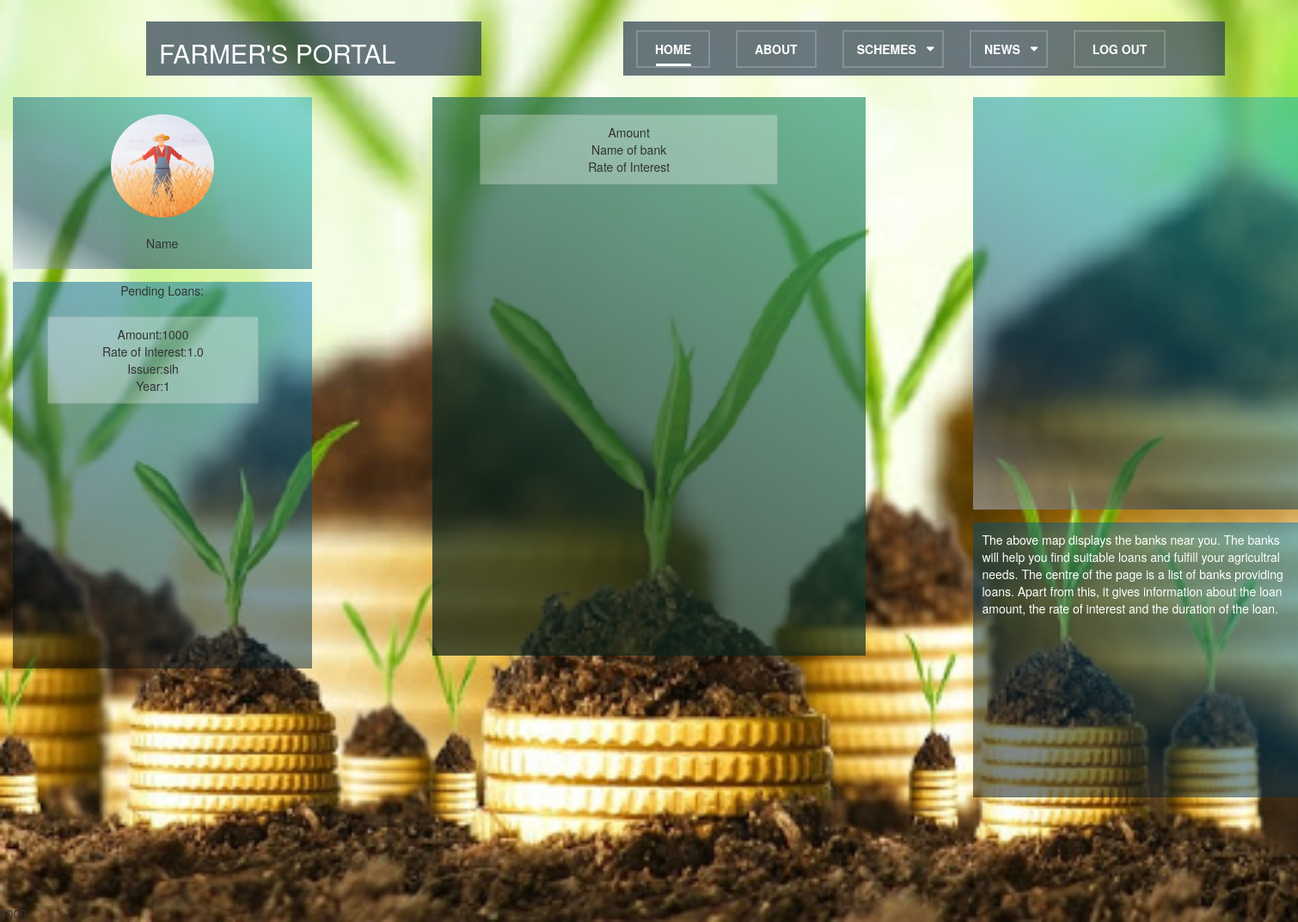
The page /Bank/ViewLoan/ on the database as committed earlier.
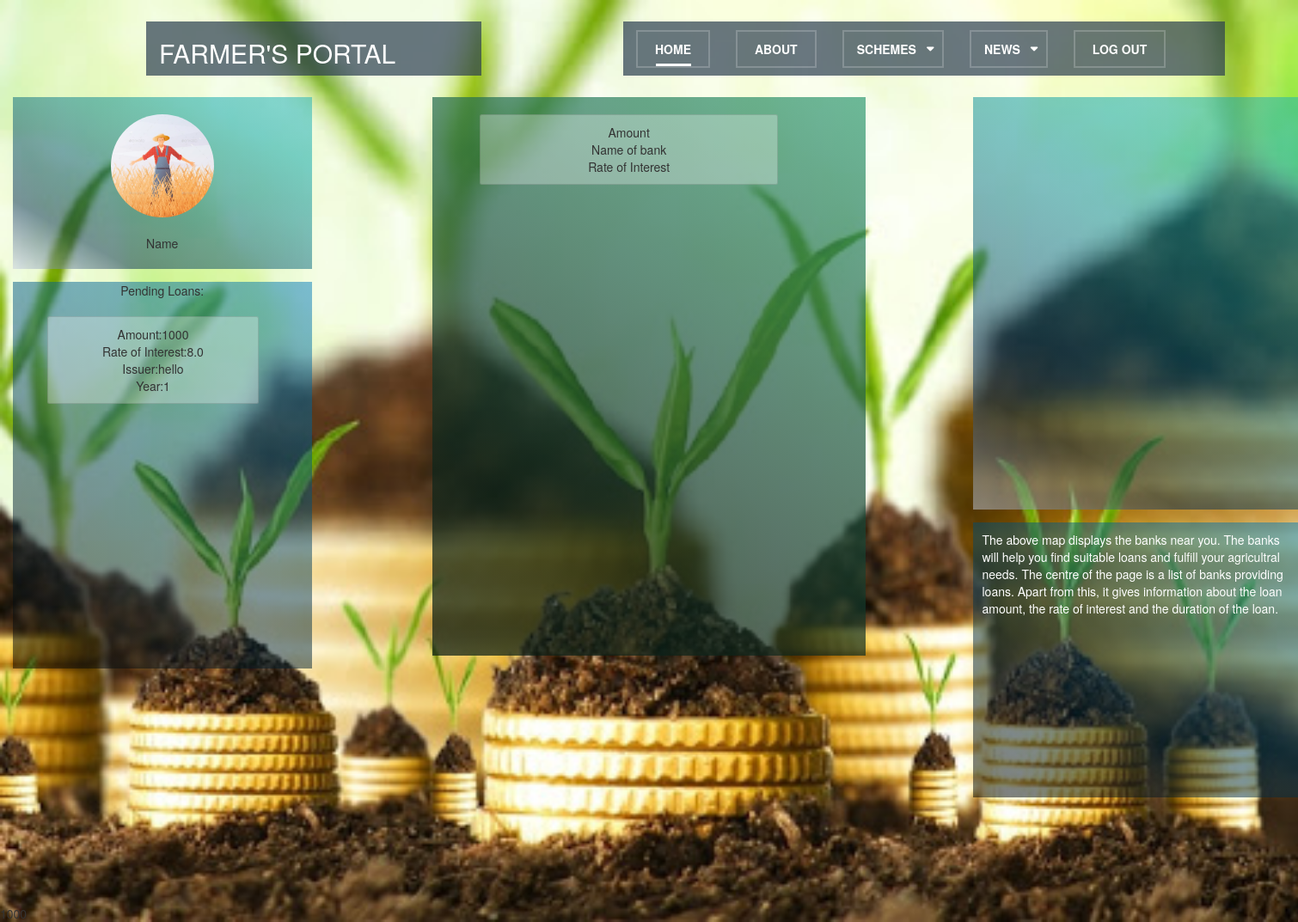
The same page on the database as committed later.
### Bank/models.py (models this page shows, shortened)
class Loan(models.Model):
    Publisher=models.ForeignKey(BankExecutive,on_delete=models.CASCADE)
    Amt=models.IntegerField()
    Rate=models.FloatField()
    Year=models.IntegerField()

### farmers/models.py (models this page shows)
class BankExecutive(models.Model):
    Ref=models.ForeignKey(User,on_delete=models.CASCADE)
    Bank_Name=models.CharField(max_length=100)
    Address=models.CharField(max_length=100)
    Contact=models.IntegerField()
    def __str__(self):
        return self.Ref.username

### Bank/views.py (the view)
# urls.py: path('ViewLoan/',views.LoanView,name='LoanView'),
def LoanView(request):
    flag=0
    q=Loan.objects.all()
    try:
        u=BankExecutive.objects.get(Ref=request.user)
        flag=1
    except:
        flag=0
    return render(request,'homeloan.html',{'loan':q,'flag':flag})

### Bank/templates/homeloan.html (shortened to what this page needs)
{% load static %}
<html>
<head>
 	<link rel="stylesheet" href="https://cdnjs.cloudflare.com/ajax/libs/font-awesome/4.7.0/css/font-awesome.min.css">
	 <link rel="stylesheet" href="{% static 'css/bootsnav.css' %}">
	 <link rel="stylesheet" href="{% static 'css/bank.css' %}">
 	<link rel="stylesheet" href="https://maxcdn.bootstrapcdn.com/bootstrap/3.3.7/css/bootstrap.min.css">
</head>
<body>
	<div class="container">
        <div class="row">
        	<div class="col-md-4 logo"><h2 style="color:white">FARMER'S PORTAL</h2></div>
            <div class="col-md-8">
                <nav class="navbar navbar-default navbar-mobile bootsnav on">
                    <div class="collapse navbar-collapse" id="navbar-menu">
                        <ul class="nav navbar-nav" data-in="fadeInDown" data-out="fadeOutUp">
                            <li class="active"><a href="#" data-hover="Home">Home </a></li>
                            <li><a href="#" data-hover="About">About </a></li>
                            <li class="dropdown">
                                <a href="#" class="dropdown-toggle" data-toggle="dropdown" data-hover="Shortcodes">Schemes</a>
                            </li>
                            <li class="dropdown">
                                <a href="#" class="dropdown-toggle" data-toggle="dropdown" data-hover="Shortcodes">News </a>
                            </li>
                            <li><a href="#" data-hover="LogOut">Log Out </a></li>
                        </ul>
                    </div>
                </nav>
            </div>
		 </div>
	</div>
	<div class="container-fluid hi">
		 <div class="row">
			<div class="col-md-3">
			  <div class="lef1">
				  <br>
				  <img src="{% static 'css/statics/wallpaper1.jpg' %}">
				 <br><br><span>Name</span>
			  </div>
			  <div class="lef2">
				  <p>Pending Loans:</p>
				  <ul style="list-style: none;">
					  <li>
                          {% for i in loan %}
					  <div class="card dis">
						  Amount:{{i.Amt}}
						  <br>
                          Rate of Interest:{{i.Rate}}
                          <br>
                          Issuer:{{i.Publisher}}
                          <br>
                          Year:{{i.Year}}
                      </div>
                      {% endfor %}
				  </li>
				  </ul>
			  </div>
			</div>
			<div class="col-md-1"></div>
			<div class="col-md-4 cen">
						<ul style="list-style: none;">
							<li>
							<div class="card dis">
								<span>Amount</span>
						<span>Name of bank</span>
						<span>Rate of Interest</span>
							</div>
						</li>
						</ul>
		   </div>
		   <div class="col-md-1"></div>
			<div class="col-md-3">
				<div class="row r1">
					<iframe src="https://www.google.com/maps/embed?pb=!1m16!1m12!1m3!1d15072.9410065777!2d72.839731447777!3d19.184924584813327!2m3!1f0!2f0!3f0!3m2!1i1024!2i768!4f13.1!2m1!1sbanks!5e0!3m2!1sen!2sin!4v1581043029970!5m2!1sen!2sin" width="600" height="450" frameborder="0" style="border:0;" allowfullscreen=""></iframe>
				</div>
				<div class="row r2">
					The above map displays the banks near you. The banks will help you find suitable loans
					and fulfill your agricultral needs. The centre of the page is a list of banks providing loans. Apart from
					this, it gives information about the loan amount, the rate of interest and the duration of the loan.
				</div>
			</div>
		</div>
	</div>
    {% for i in loan %}
    {{i.Amt}}
    {% endfor %}
</body>
</html>

### farmers/static/css/bootsnav.css (style rules this page uses)
.logo { margin-top: 25px; background: rgba(44,62,80,0.7); }
nav.navbar.bootsnav { margin-top:30px; margin-left:150px; -moz-border-radius: 0px; -webkit-border-radius: 0px; -o-border-radius: 0px; border-radius: 0px; background-color: #fff; border-bottom: solid 1px #e0e0e0; z-index: 9; }
nav.navbar.bootsnav ul.nav > li > a { color: #6f6f6f; background-color: transparent; outline: none; margin-bottom: -2px; }
nav.navbar.bootsnav ul.nav li.megamenu-fw > a:hover, nav.navbar.bootsnav ul.nav li.megamenu-fw > a:focus, nav.navbar.bootsnav ul.nav li.active > a:hover, nav.navbar.bootsnav ul.nav li.active > a:focus, nav.navbar.bootsnav ul.nav li.active > a { background-color: transparent; }
body { -webkit-transition: all 0.3s ease-in-out; -moz-transition: all 0.3s ease-in-out; -o-transition: all 0.3s ease-in-out; -ms-transition: all 0.3s ease-in-out; transition: all 0.3s ease-in-out; }
@media (min-width: 1024px) { nav.navbar.bootsnav ul.nav > li > a { padding: 30px 15px; font-weight: 600; } }
@media (min-width: 1024px) { nav.navbar.bootsnav ul.nav > li.dropdown > a.dropdown-toggle:after { font-family: 'FontAwesome'; content: "\f0d7"; margin-left: 5px; margin-top: 2px; } }

### farmers/static/css/bank.css (style rules this page uses)
.lef1 { background-color: aqua; height: 200px; text-align: center; background: linear-gradient(30deg,rgb(197, 205, 224,0.5),#002a5480,rgb(1, 78, 109,0.5),rgb(2, 125, 138,0.5),rgb(0, 161, 167,0.5),rgb(27, 178, 184,0.5)); }
.lef2 { margin-top: 15px; background: linear-gradient(30deg,rgb(1,1,1,0.5),rgb(1,25,38,0.5),rgb(0,62,92,.5),rgb(1, 98, 147,.5),rgb(0, 123, 184,.5)); height: 450px; text-align: center; }
img { height:120px; border-radius: 50%; }
.r1 { background: linear-gradient(30deg,rgb(197, 205, 224,0.5),rgb(0, 42, 84,0.5),rgb(1, 78, 109,0.5),rgb(2, 125, 138,0.5),rgb(0, 161, 167,0.5),rgb(27, 178, 184,0.5)); height: 60vh; }
.r2 { margin-top: 15px; background: linear-gradient(30deg,rgb(1,1,1,0.5),rgb(1,25,38,0.5),rgb(0,62,92,.5),rgb(1, 98, 147,.5),rgb(0, 123, 184,.5)); height: 40vh; color:white; padding:10px; }
.cen { background: linear-gradient(30deg,rgb(5, 25, 18,0.7),rgb(13, 38, 28,0.7),rgb(26, 76, 57,0.7),rgb(38, 115, 85,0.7),rgb(49, 155, 114,0.7)); height: 650px; text-align: center; }
.dis { width:80%; padding: 10px; margin-top: 20px; }
.hi { transform: translateY(-125px); }
.card { position: relative; display: -ms-flexbox; display: flex; -ms-flex-direction: column; flex-direction: column; min-width: 0; word-wrap: break-word; background-color: rgba(255, 255, 255, 0.3); background-clip: border-box; border: 1px solid rgba(0, 0, 0, 0.125); border-radius: 0.25rem; }

Rows that differ between the two databases and show on the page:
changed Loan: Rate "1.0" → "8.0"; Publisher "sih" → "hello"
